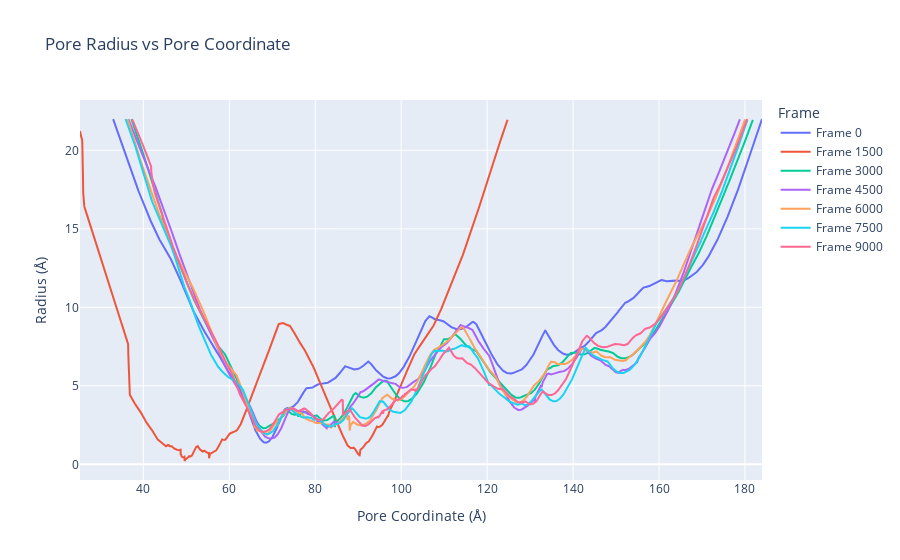

Write notebook code for a chart like this one.
### Code cell
# Load the CSV file
df = pd.read_csv('out/hole_profile.csv')
frames = df['Frame'].unique()

# Create a figure
fig = go.Figure()

# Add traces for each frame
for frame in frames:
    frame_data = df[df['Frame'] == frame]
    fig.add_trace(go.Scatter(x=frame_data['Pore Coordinate'], y=frame_data['Radius'], mode='lines', name=f'Frame {frame}'))

# Update layout
fig.update_layout(
    title='Pore Radius vs Pore Coordinate',
    xaxis_title='Pore Coordinate (Å)',
    yaxis_title='Radius (Å)',
    legend_title='Frame'
)

# Show the figure
fig.show()

### Figure 1 — Plotly figure (JSON) as saved in the notebook; plotly's stock layout.template omitted (floating-point values rounded to 4 significant figures; data arrays with more than 128 entries replaced by an {"elided": "..."} marker saying what was removed)
{"data": [{"mode": "lines", "name": "Frame 0", "type": "scatter", "x": {"elided": "3021 float values"}, "y": {"elided": "3021 float values"}}, {"mode": "lines", "name": "Frame 1500", "type": "scatter", "x": {"elided": "1991 float values"}, "y": {"elided": "1991 float values"}}, {"mode": "lines", "name": "Frame 3000", "type": "scatter", "x": {"elided": "2893 float values"}, "y": {"elided": "2893 float values"}}, {"mode": "lines", "name": "Frame 4500", "type": "scatter", "x": {"elided": "2847 float values"}, "y": {"elided": "2847 float values"}}, {"mode": "lines", "name": "Frame 6000", "type": "scatter", "x": {"elided": "2875 float values"}, "y": {"elided": "2875 float values"}}, {"mode": "lines", "name": "Frame 7500", "type": "scatter", "x": {"elided": "2895 float values"}, "y": {"elided": "2895 float values"}}, {"mode": "lines", "name": "Frame 9000", "type": "scatter", "x": {"elided": "2863 float values"}, "y": {"elided": "2863 float values"}}], "layout": {"legend": {"title": {"text": "Frame"}}, "title": {"text": "Pore Radius vs Pore Coordinate"}, "xaxis": {"title": {"text": "Pore Coordinate (Å)"}}, "yaxis": {"title": {"text": "Radius (Å)"}}}}
